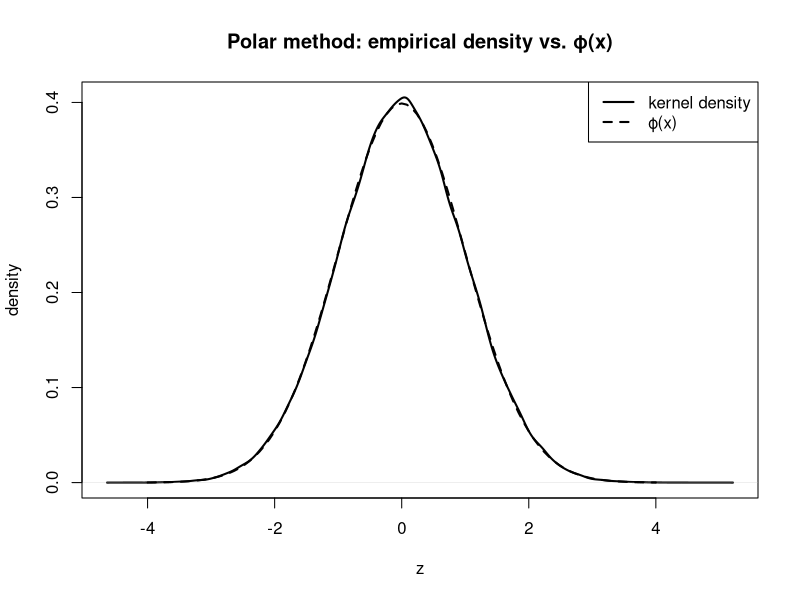

R code for this plot:
polar_norm <- function(n, seed = NULL) {
  if (!is.null(seed)) set.seed(seed)
  
  # 2·n uniforms up front
  u1 <- runif(n, -1, 1) 
  u2 <- runif(n, -1, 1)
  
  s  <- u1^2 + u2^2
  ok <- which(s > 0 & s < 1) # acceptance condition --> circle
  
  # Transform accepted pairs
  factor  <- sqrt(-2 * log(s[ok]) / s[ok])
  z1      <- u1[ok] * factor
  z2      <- u2[ok] * factor
  Z       <- c(z1, z2)
  
  attr(Z, "pairs_used")      <- n
  attr(Z, "pairs_accepted")  <- length(ok)
  
  Z
}

# Exercise Parameters
n_pairs <- 1e5        
Z <- polar_norm(n_pairs, seed = 2024)

# Part B
dens <- density(Z)

plot(dens, main = "Polar method: empirical density vs. ϕ(x)",
     xlab = "z", ylab = "density", lwd = 2)
curve(dnorm, from = -4, to = 4, add = TRUE,
      lwd = 2, lty = 2)
legend("topright", c("kernel density", "ϕ(x)"), lwd = 2, lty = c(1, 2))

# Part C
ks <- ks.test(Z, "pnorm")
ks$statistic                    
ks$p.value                         

# Part D
N_generated   <- length(Z)  
pairs_accept  <- attr(Z, "pairs_accepted")
acc_prob_emp  <- pairs_accept / n_pairs

cat("Pairs accepted :", pairs_accept, "\n")
cat("Normals obtained:", N_generated, "\n")
cat("Empirical acceptance probability :", round(acc_prob_emp, 4), "\n")
cat("Theoretical acceptance probability:", round(pi/4, 4), "\n")
